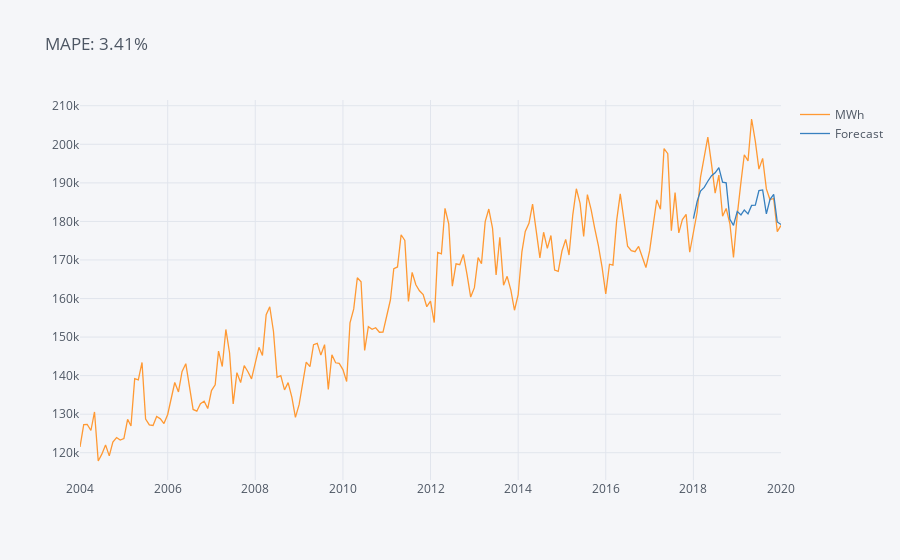

The notebook cell this image was saved under:
### Code cell
mape = np.mean(np.abs((y_test - y_pred)/y_test))*100
df1.iplot(title = f"MAPE: {mape:.3}%")

### Figure 1 — Plotly figure (JSON) as saved in the notebook; plotly's stock layout.template omitted (floating-point values rounded to 4 significant figures; data arrays with more than 128 entries replaced by an {"elided": "..."} marker saying what was removed)
{"data": [{"line": {"color": "rgba(255, 153, 51, 1.0)", "dash": "solid", "shape": "linear", "width": 1.3}, "mode": "lines", "name": "MWh", "text": "", "type": "scatter", "x": {"elided": "193 str values"}, "y": {"elided": "193 float values"}}, {"line": {"color": "rgba(55, 128, 191, 1.0)", "dash": "solid", "shape": "linear", "width": 1.3}, "mode": "lines", "name": "Forecast", "text": "", "type": "scatter", "x": {"elided": "193 str values"}, "y": {"elided": "193 mixed values"}}], "layout": {"legend": {"bgcolor": "#F5F6F9", "font": {"color": "#4D5663"}}, "paper_bgcolor": "#F5F6F9", "plot_bgcolor": "#F5F6F9", "title": {"font": {"color": "#4D5663"}, "text": "MAPE: 3.41%"}, "xaxis": {"gridcolor": "#E1E5ED", "showgrid": true, "tickfont": {"color": "#4D5663"}, "title": {"font": {"color": "#4D5663"}, "text": ""}, "zerolinecolor": "#E1E5ED"}, "yaxis": {"gridcolor": "#E1E5ED", "showgrid": true, "tickfont": {"color": "#4D5663"}, "title": {"font": {"color": "#4D5663"}, "text": ""}, "zerolinecolor": "#E1E5ED"}}}
